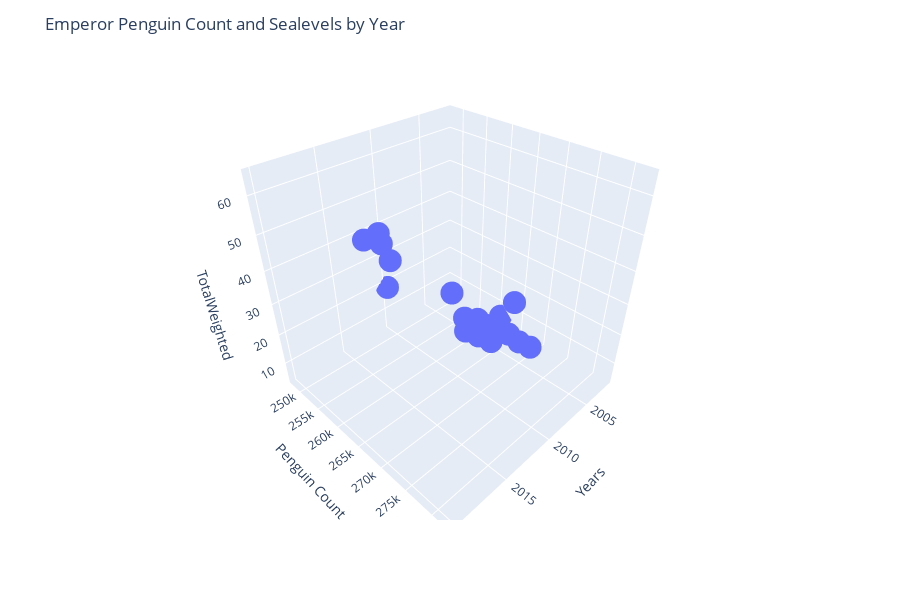

Source (notebook cell):
### Markdown cell above
## Correlation between rising sea levels and number of Emperor penguins

### Code cell
emperor_penguin = interpolated_data[interpolated_data['common_name'] == 'emperor penguin'].groupby('year')['penguin_count'].sum()
sealevels_range_2002_2020['GMSL_GIA']

fig = px.scatter_3d(emperor_penguin.index, x='year', y=emperor_penguin, z=sealevels_range_2002_2020['GMSL_GIA'])

fig.update_layout(scene=dict(xaxis_title='Years', yaxis_title='Penguin Count', zaxis_title='TotalWeighted'),
                  title='Emperor Penguin Count and Sealevels by Year',
                  height = 600)

fig.show()

### Figure 1 — Plotly figure (JSON) as saved in the notebook; plotly's stock layout.template omitted (floating-point values rounded to 4 significant figures)
{"data": [{"hovertemplate": "year=%{x}<br>y=%{y}<br>z=%{z}<extra></extra>", "legendgroup": "", "marker": {"color": "#636efa", "symbol": "circle"}, "mode": "markers", "name": "", "scene": "scene", "showlegend": false, "type": "scatter3d", "x": [2002, 2003, 2004, 2005, 2006, 2007, 2008, 2009, 2010, 2011, 2012, 2013, 2014, 2015, 2016, 2017, 2018, 2019, 2020], "y": [260900.0, 261900.0, 265848, 269500.0, 273048, 262000.0, 268327, 267100.0, 248100.0, 268200.0, 273600.0, 273987, 273300.0, 282100.0, 274800.0, 266500.0, 267600.0, 269700.0, 269700.0], "z": [5.78, 4.58, 7.43, 10.3, 14.21, 11.96, 15.21, 23.54, 18.9, 24.57, 33.75, 32.95, 39.2, 53.32, 50.64, 53.12, 59.28, 64.39, 64.39]}], "layout": {"height": 600, "legend": {"tracegroupgap": 0}, "margin": {"t": 60}, "scene": {"domain": {"x": [0, 1], "y": [0, 1]}, "xaxis": {"title": {"text": "Years"}}, "yaxis": {"title": {"text": "Penguin Count"}}, "zaxis": {"title": {"text": "TotalWeighted"}}}, "title": {"text": "Emperor Penguin Count and Sealevels by Year"}}}
